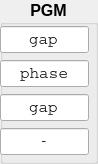
              <widget class="QGroupBox" name="groupBox_PGM_record">
               <property name="font">
                <font>
                 <pointsize>12</pointsize>
                 <weight>75</weight>
                 <bold>true</bold>
                 <kerning>true</kerning>
                </font>
               </property>
               <property name="title">
                <string>PGM</string>
               </property>
               <property name="alignment">
                <set>Qt::AlignHCenter|Qt::AlignTop</set>
               </property>
               <widget class="QLineEdit" name="lineEdit_plt_PGM_Energy">
                <property name="geometry">
                 <rect>
                  <x>0</x>
                  <y>26</y>
                  <width>89</width>
                  <height>27</height>
                 </rect>
                </property>
                <property name="sizePolicy">
                 <sizepolicy hsizetype="Fixed" vsizetype="Fixed">
                  <horstretch>0</horstretch>
                  <verstretch>0</verstretch>
                 </sizepolicy>
                </property>
                <property name="font">
                 <font>
                  <family>Courier</family>
                  <pointsize>12</pointsize>
                  <weight>50</weight>
                  <bold>false</bold>
                 </font>
                </property>
                <property name="statusTip">
                 <string>optic 1</string>
                </property>
                <property name="whatsThis">
                 <string>first optic title</string>
                </property>
                <property name="text">
                 <string>gap</string>
                </property>
                <property name="alignment">
                 <set>Qt::AlignCenter</set>
                </property>
               </widget>
               <widget class="QLineEdit" name="lineEdit_plt_PGM_c">
                <property name="geometry">
                 <rect>
                  <x>0</x>
                  <y>60</y>
                  <width>89</width>
                  <height>27</height>
                 </rect>
                </property>
                <property name="sizePolicy">
                 <sizepolicy hsizetype="Fixed" vsizetype="Fixed">
                  <horstretch>0</horstretch>
                  <verstretch>0</verstretch>
                 </sizepolicy>
                </property>
                <property name="font">
                 <font>
                  <family>Courier</family>
                  <pointsize>12</pointsize>
                  <weight>50</weight>
                  <bold>false</bold>
                 </font>
                </property>
                <property name="statusTip">
                 <string>optic 1</string>
                </property>
                <property name="whatsThis">
                 <string>first optic title</string>
                </property>
                <property name="text">
                 <string>phase</string>
                </property>
                <property name="alignment">
                 <set>Qt::AlignCenter</set>
                </property>
               </widget>
               <widget class="QLineEdit" name="lineEdit_plt_PGM_grt">
                <property name="enabled">
                 <bool>true</bool>
                </property>
                <property name="geometry">
                 <rect>
                  <x>0</x>
                  <y>94</y>
                  <width>89</width>
                  <height>27</height>
                 </rect>
                </property>
                <property name="sizePolicy">
                 <sizepolicy hsizetype="Fixed" vsizetype="Fixed">
                  <horstretch>0</horstretch>
                  <verstretch>0</verstretch>
                 </sizepolicy>
                </property>
                <property name="font">
                 <font>
                  <family>Courier</family>
                  <pointsize>12</pointsize>
                  <weight>50</weight>
                  <bold>false</bold>
                 </font>
                </property>
                <property name="statusTip">
                 <string>optic 1</string>
                </property>
                <property name="whatsThis">
                 <string>first optic title</string>
                </property>
                <property name="text">
                 <string>gap</string>
                </property>
                <property name="frame">
                 <bool>true</bool>
                </property>
                <property name="alignment">
                 <set>Qt::AlignCenter</set>
                </property>
                <property name="clearButtonEnabled" stdset="0">
                 <bool>false</bool>
                </property>
               </widget>
               <widget class="QLineEdit" name="lineEdit_plt_PGM_spare">
                <property name="enabled">
                 <bool>true</bool>
                </property>
                <property name="geometry">
                 <rect>
                  <x>0</x>
                  <y>128</y>
                  <width>89</width>
                  <height>27</height>
                 </rect>
                </property>
                <property name="sizePolicy">
                 <sizepolicy hsizetype="Fixed" vsizetype="Fixed">
                  <horstretch>0</horstretch>
                  <verstretch>0</verstretch>
                 </sizepolicy>
                </property>
                <property name="font">
                 <font>
                  <family>Courier</family>
                  <pointsize>12</pointsize>
                  <weight>50</weight>
                  <bold>false</bold>
                 </font>
                </property>
                <property name="statusTip">
                 <string>optic 1</string>
                </property>
                <property name="whatsThis">
                 <string>first optic title</string>
                </property>
                <property name="text">
                 <string>-</string>
                </property>
                <property name="frame">
                 <bool>true</bool>
                </property>
                <property name="alignment">
                 <set>Qt::AlignCenter</set>
                </property>
               </widget>
              </widget>
